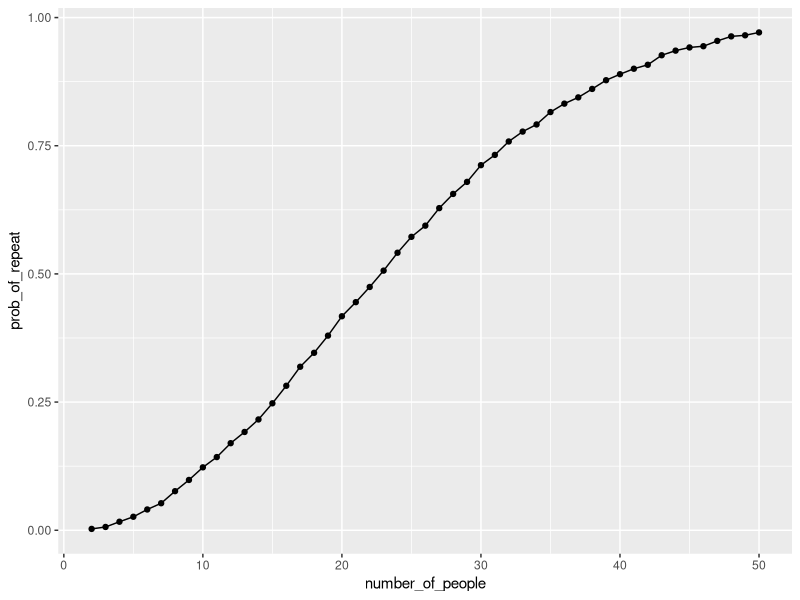

This figure's R source: (Note: this script raises an error after producing the figure.)
## ---- chunk 1
library(tidyverse)
## ---- chunk 2
set.seed(1236)
birthday_repeated = function(n_room) {
  birthdays = sample(1:365, size = n_room, replace = TRUE)
  repeated_birthdays  = length(unique(birthdays)) < n_room
  return(repeated_birthdays)
}

birthday_repeated(147)
## ---- chunk 3
birthday_results_df =
  expand_grid(
    number_of_people = 2:50,
    iter = 1:10000
  ) |> 
  mutate(
    repeated = map_lgl(number_of_people, birthday_repeated))
    
birthday_results_df |> 
  group_by(number_of_people) |> 
  summarize(prob_of_repeat = mean(repeated)) |> 
  ggplot(aes(x = number_of_people, y = prob_of_repeat)) + 
  geom_point() + 
  geom_line()
## ---- chunk 4
study_df = 
  tibble(
    files = list.files("./data"), 
    path = str_c("./data/", files)
  ) |>
  mutate(data = purrr::map(path, read_csv, show_col_types= FALSE)) |> 
  unnest(data)
## ---- chunk 5
tidy_df = 
  study_df |> 
  mutate(
    files = str_replace(files, ".csv", ""),
    group = str_sub(files, 1, 3),
    subject_id = str_sub(files, 5, 6)) |> 
  pivot_longer(
    week_1:week_8,
    names_to = "week", 
    names_prefix = "week_", 
    values_to = "outcome") |>
  mutate(week = as.numeric(week)) |> 
    select(group, subject_id, subj = files, week, outcome)

tidy_df |> 
  ggplot(aes(x = week, y = outcome, group = subj, color = group)) + 
  geom_line() + 
  geom_point() + 
  facet_grid(~group) 
## ---- chunk 6
sim_ttest = function(mu){
  sim_data = 
    tibble(
      x = rnorm(30, mean = mu, sd = 5)
    )
  t.test(pull(sim_data, x), mu = 0) |> 
    broom::tidy() |> 
    select(estimate, p.value)}
## ---- chunk 7
set.seed(1236)

sim_results_df = 
  expand_grid(
    mu = 0:6,
    iter = 1:5000) |> 
  mutate(
    est_df = map(mu, sim_ttest)) |> 
  unnest(est_df) |> 
  mutate(rejected = p.value < 0.05)

sim_results_df
## ---- chunk 8
sim_results_df |> 
  group_by(mu) |> 
  summarize(power = mean(rejected)) |> 
  ggplot(aes(x = mu, y = power)) + 
  geom_point() + 
  geom_line()
## ---- chunk 9
sim_results_df |> 
  group_by(mu) |> 
  summarize(emp_mean = mean(estimate)) |> 
  ggplot(aes(x = mu, y = emp_mean)) + 
  geom_point() + geom_line()
## ---- chunk 10
sim_results_df |> 
  filter(rejected == TRUE) |> 
  group_by(mu) |> 
  summarize(
    emp_mean = mean(estimate)) |> 
  ggplot(aes(x = mu, y = emp_mean)) + 
  geom_point() + geom_line()
